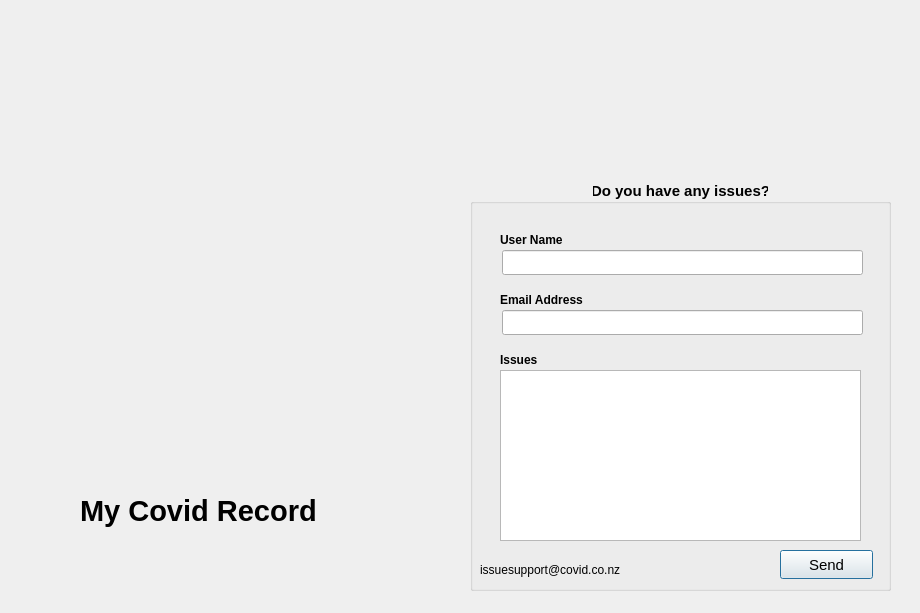
<?xml version="1.0" encoding="UTF-8"?>
<ui version="4.0">
 <class>Issues</class>
 <widget class="QDialog" name="Issues">
  <property name="geometry">
   <rect>
    <x>0</x>
    <y>0</y>
    <width>920</width>
    <height>613</height>
   </rect>
  </property>
  <property name="windowTitle">
   <string>Dialog</string>
  </property>
  <widget class="QLabel" name="label">
   <property name="geometry">
    <rect>
     <x>40</x>
     <y>20</y>
     <width>571</width>
     <height>441</height>
    </rect>
   </property>
   <property name="text">
    <string/>
   </property>
   <property name="pixmap">
    <pixmap>../../Users/brigh/OneDrive/Pictures/My_Covid_Record_Logo.png</pixmap>
   </property>
   <property name="scaledContents">
    <bool>true</bool>
   </property>
   <property name="alignment">
    <set>Qt::AlignLeading|Qt::AlignLeft|Qt::AlignTop</set>
   </property>
  </widget>
  <widget class="QGroupBox" name="groupBox">
   <property name="geometry">
    <rect>
     <x>470</x>
     <y>180</y>
     <width>421</width>
     <height>411</height>
    </rect>
   </property>
   <property name="font">
    <font>
     <family>Tahoma</family>
     <pointsize>11</pointsize>
     <bold>true</bold>
    </font>
   </property>
   <property name="layoutDirection">
    <enum>Qt::RightToLeft</enum>
   </property>
   <property name="title">
    <string>Do you have any issues?</string>
   </property>
   <property name="alignment">
    <set>Qt::AlignCenter</set>
   </property>
   <widget class="QLabel" name="label_2">
    <property name="geometry">
     <rect>
      <x>30</x>
      <y>50</y>
      <width>91</width>
      <height>20</height>
     </rect>
    </property>
    <property name="font">
     <font>
      <family>Tahoma</family>
      <pointsize>9</pointsize>
      <bold>true</bold>
     </font>
    </property>
    <property name="text">
     <string>User Name</string>
    </property>
   </widget>
   <widget class="QLabel" name="label_3">
    <property name="geometry">
     <rect>
      <x>30</x>
      <y>110</y>
      <width>111</width>
      <height>20</height>
     </rect>
    </property>
    <property name="font">
     <font>
      <family>Tahoma</family>
      <pointsize>9</pointsize>
      <bold>true</bold>
     </font>
    </property>
    <property name="text">
     <string>Email Address</string>
    </property>
   </widget>
   <widget class="QLabel" name="label_4">
    <property name="geometry">
     <rect>
      <x>30</x>
      <y>170</y>
      <width>63</width>
      <height>20</height>
     </rect>
    </property>
    <property name="font">
     <font>
      <family>Tahoma</family>
      <pointsize>9</pointsize>
      <bold>true</bold>
     </font>
    </property>
    <property name="text">
     <string>Issues</string>
    </property>
   </widget>
   <widget class="QLineEdit" name="lineEdit_2">
    <property name="geometry">
     <rect>
      <x>32</x>
      <y>130</y>
      <width>361</width>
      <height>25</height>
     </rect>
    </property>
   </widget>
   <widget class="QLabel" name="label_5">
    <property name="geometry">
     <rect>
      <x>10</x>
      <y>380</y>
      <width>171</width>
      <height>20</height>
     </rect>
    </property>
    <property name="font">
     <font>
      <family>Tahoma</family>
      <pointsize>9</pointsize>
      <bold>false</bold>
     </font>
    </property>
    <property name="text">
     <string>issuesupport@covid.co.nz</string>
    </property>
   </widget>
   <widget class="QPushButton" name="pushButton">
    <property name="geometry">
     <rect>
      <x>310</x>
      <y>370</y>
      <width>93</width>
      <height>29</height>
     </rect>
    </property>
    <property name="palette">
     <palette>
      <active>
       <colorrole role="Button">
        <brush brushstyle="SolidPattern">
         <color alpha="255">
          <red>65</red>
          <green>140</green>
          <blue>159</blue>
         </color>
        </brush>
       </colorrole>
       <colorrole role="ButtonText">
        <brush brushstyle="SolidPattern">
         <color alpha="255">
          <red>88</red>
          <green>179</green>
          <blue>211</blue>
         </color>
        </brush>
       </colorrole>
      </active>
      <inactive>
       <colorrole role="Button">
        <brush brushstyle="SolidPattern">
         <color alpha="255">
          <red>240</red>
          <green>240</green>
          <blue>240</blue>
         </color>
        </brush>
       </colorrole>
       <colorrole role="ButtonText">
        <brush brushstyle="SolidPattern">
         <color alpha="255">
          <red>0</red>
          <green>0</green>
          <blue>0</blue>
         </color>
        </brush>
       </colorrole>
      </inactive>
      <disabled>
       <colorrole role="Button">
        <brush brushstyle="SolidPattern">
         <color alpha="255">
          <red>65</red>
          <green>140</green>
          <blue>159</blue>
         </color>
        </brush>
       </colorrole>
       <colorrole role="ButtonText">
        <brush brushstyle="SolidPattern">
         <color alpha="255">
          <red>120</red>
          <green>120</green>
          <blue>120</blue>
         </color>
        </brush>
       </colorrole>
      </disabled>
     </palette>
    </property>
    <property name="font">
     <font>
      <family>Tahoma</family>
      <pointsize>11</pointsize>
      <bold>false</bold>
     </font>
    </property>
    <property name="text">
     <string>Send</string>
    </property>
   </widget>
   <widget class="QPlainTextEdit" name="plainTextEdit">
    <property name="geometry">
     <rect>
      <x>30</x>
      <y>190</y>
      <width>361</width>
      <height>171</height>
     </rect>
    </property>
   </widget>
   <widget class="QLineEdit" name="lineEdit">
    <property name="geometry">
     <rect>
      <x>32</x>
      <y>70</y>
      <width>361</width>
      <height>25</height>
     </rect>
    </property>
   </widget>
  </widget>
  <widget class="QLabel" name="label_6">
   <property name="geometry">
    <rect>
     <x>80</x>
     <y>490</y>
     <width>311</width>
     <height>41</height>
    </rect>
   </property>
   <property name="palette">
    <palette>
     <active>
      <colorrole role="WindowText">
       <brush brushstyle="SolidPattern">
        <color alpha="255">
         <red>65</red>
         <green>140</green>
         <blue>159</blue>
        </color>
       </brush>
      </colorrole>
      <colorrole role="Text">
       <brush brushstyle="SolidPattern">
        <color alpha="255">
         <red>65</red>
         <green>140</green>
         <blue>159</blue>
        </color>
       </brush>
      </colorrole>
     </active>
     <inactive>
      <colorrole role="WindowText">
       <brush brushstyle="SolidPattern">
        <color alpha="255">
         <red>0</red>
         <green>0</green>
         <blue>0</blue>
        </color>
       </brush>
      </colorrole>
      <colorrole role="Text">
       <brush brushstyle="SolidPattern">
        <color alpha="255">
         <red>0</red>
         <green>0</green>
         <blue>0</blue>
        </color>
       </brush>
      </colorrole>
     </inactive>
     <disabled>
      <colorrole role="WindowText">
       <brush brushstyle="SolidPattern">
        <color alpha="255">
         <red>120</red>
         <green>120</green>
         <blue>120</blue>
        </color>
       </brush>
      </colorrole>
      <colorrole role="Text">
       <brush brushstyle="SolidPattern">
        <color alpha="255">
         <red>120</red>
         <green>120</green>
         <blue>120</blue>
        </color>
       </brush>
      </colorrole>
     </disabled>
    </palette>
   </property>
   <property name="font">
    <font>
     <family>Tahoma</family>
     <pointsize>22</pointsize>
     <bold>true</bold>
    </font>
   </property>
   <property name="text">
    <string>My Covid Record</string>
   </property>
  </widget>
 </widget>
 <resources/>
 <connections/>
</ui>
